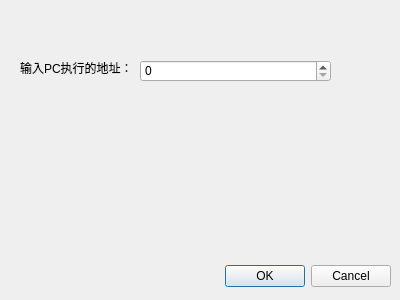
<?xml version="1.0" encoding="UTF-8"?>
<ui version="4.0">
 <class>Configpc</class>
 <widget class="QDialog" name="Configpc">
  <property name="geometry">
   <rect>
    <x>0</x>
    <y>0</y>
    <width>400</width>
    <height>300</height>
   </rect>
  </property>
  <property name="windowTitle">
   <string>Dialog</string>
  </property>
  <widget class="QDialogButtonBox" name="buttonBox">
   <property name="geometry">
    <rect>
     <x>50</x>
     <y>260</y>
     <width>341</width>
     <height>32</height>
    </rect>
   </property>
   <property name="orientation">
    <enum>Qt::Horizontal</enum>
   </property>
   <property name="standardButtons">
    <set>QDialogButtonBox::Cancel|QDialogButtonBox::Ok</set>
   </property>
  </widget>
  <widget class="QSpinBox" name="pcnumber">
   <property name="geometry">
    <rect>
     <x>140</x>
     <y>60</y>
     <width>191</width>
     <height>22</height>
    </rect>
   </property>
   <property name="maximum">
    <number>429696729</number>
   </property>
   <property name="singleStep">
    <number>8</number>
   </property>
  </widget>
  <widget class="QLabel" name="label">
   <property name="geometry">
    <rect>
     <x>20</x>
     <y>60</y>
     <width>121</width>
     <height>16</height>
    </rect>
   </property>
   <property name="text">
    <string>输入PC执行的地址：</string>
   </property>
  </widget>
 </widget>
 <resources/>
 <connections>
  <connection>
   <sender>buttonBox</sender>
   <signal>accepted()</signal>
   <receiver>Configpc</receiver>
   <slot>accept()</slot>
   <hints>
    <hint type="sourcelabel">
     <x>248</x>
     <y>254</y>
    </hint>
    <hint type="destinationlabel">
     <x>157</x>
     <y>274</y>
    </hint>
   </hints>
  </connection>
  <connection>
   <sender>buttonBox</sender>
   <signal>rejected()</signal>
   <receiver>Configpc</receiver>
   <slot>reject()</slot>
   <hints>
    <hint type="sourcelabel">
     <x>316</x>
     <y>260</y>
    </hint>
    <hint type="destinationlabel">
     <x>286</x>
     <y>274</y>
    </hint>
   </hints>
  </connection>
 </connections>
</ui>
